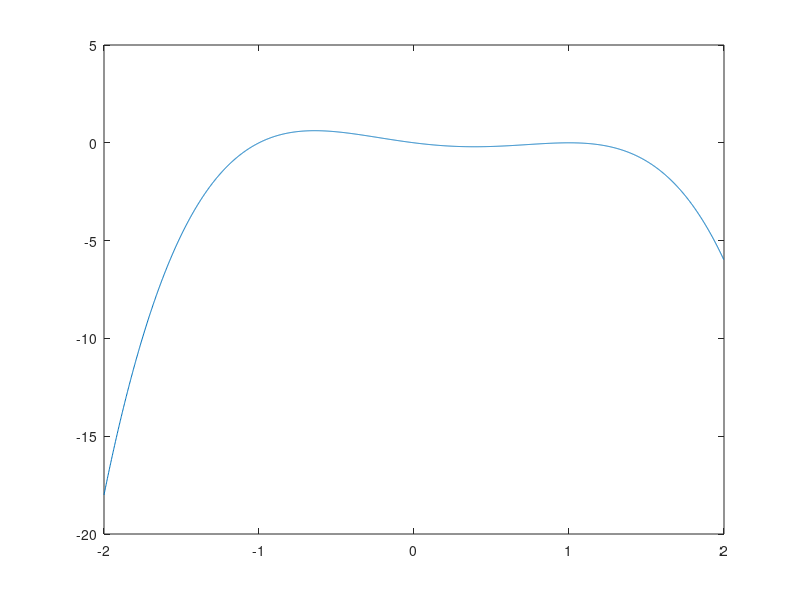

Write MATLAB code to recreate this figure. (Note: this script raises an error after producing the figure.)
%% Phase Line (dx/dt vs. x(t))
clear; close all; clc;

dxdt = @(x) -(x + 1) .* x .* (x - 1).^2;
x = linspace(-2, 2, 2001); x(end) = [];

% Plot
figure
plot(x, dxdt(x))

% Export data
writetable(array2table([x.' dxdt(x).'], 'VariableNames', {'x', 'g'}), 'phase_line_analysis.csv', 'LineEnding', '\n')

%% Solution Curves (x(t) vs. t)
clear; close all; clc;

dxdt = @(t, x) -(x + 1) .* x .* (x - 1).^2;
t = linspace(0, 10, 2001); t(end) = [];

% Select initial values
x0s = [-1.01, -1, -2/3, -1/3, 0, 1/3, 2/3, 1, 1.99];

% Save data [t, x1, x2, ...]
export_data = nan([length(t), length(x0s) + 1]);
export_data(:, 1) = t.';

% Solve ODE numerically
for i = 1:length(x0s)
    [~, x] = ode45(dxdt, t, x0s(i));

    % Up to length(x) in cases of finite-time blow up
    export_data(1:length(x), i+1) = x;
end

% Plot
figure; hold on
for i = 1:length(x0s)
    plot(t, export_data(:, i+1), LineWidth=2)
end
ylim([-2, 2])

% Export data
writetable(array2table(export_data, 'VariableNames', ['t', arrayfun(@(k) sprintf("x%d", k), 1:length(x0s))]), 'solution_curve_analysis.csv', 'LineEnding', '\n')

%% Bifurcation Analysis
%% Phase Line Analysis (dx/dt vs. x(t))
clear; close all; clc;

dxdt = @(x, lambda) lambda .* x + x.^2 - x.^3;
x = linspace(-0.5, 1.5, 2001); x(end) = [];

lambdas = [-1/4 - 0.25,  ... % lambda < -1/4
           -1/4,         ... % lambda = -1/4
           -1/4 + 0.125, ... % -1/4 < lambda < 0
           0,            ... % lambda = 0
           0.25];            % lambda > 0

% Plot
figure; hold on
for lambda = lambdas
    plot(x, dxdt(x, lambda))
end
grid on
xlim([-1/2, 3/2])
ylim([-1/2, 1/2])

% Export data
export_data = cell2mat(arrayfun(@(lambda) dxdt(x, lambda).', lambdas, 'UniformOutput', false));
writetable(array2table([x.' export_data], 'VariableNames', ['x', arrayfun(@(k) sprintf("g%d", k), 1:length(lambdas))]), 'parametrised_phase_line.csv', 'LineEnding', '\n')

%% Solution Curves (x(t) vs. t)
clear; close all; clc;

dxdt = @(t, x, lambda) lambda .* x + x.^2 - x.^3;
t = linspace(0, 50, 2001); t(end) = [];

lambdas = [-1/4 - 0.25,  ... % lambda < -1/4
           -1/4,         ... % lambda = -1/4
           -1/4 + 0.125, ... % -1/4 < lambda < 0
           0,            ... % lambda = 0
           0.25];            % lambda > 0

% Equilibrium points:
xe1 = 0;
xe2 = @(lambda) 1/2 - 1/2 * sqrt(1 + 4*lambda);
xe3 = @(lambda) 1/2 + 1/2 * sqrt(1 + 4*lambda);

% Select initial values
x0cell = {[-0.5, xe1, 0.75, 1.5], ...                                      % lambda < -1/4
          [-0.5, xe1, ...                                                  % lambda = -1/4
           xe1 + 2/3*(xe3(lambdas(2)) - xe1), ...
           xe3(lambdas(2)), 1, 1.5], ...
          [-0.5, xe1, ...                                                  % -1/4 < lambda < 0
           xe1 + 2/3*(xe2(lambdas(3)) - xe1), ...
           xe2(lambdas(3)), ...
           xe2(lambdas(3)) + 1/3*(xe3(lambdas(3)) - xe2(lambdas(3))), ...
           xe2(lambdas(3)) + 2/3*(xe3(lambdas(3)) - xe2(lambdas(3))), ...
           xe3(lambdas(3)), 1.5], ...
          [-0.5, xe1, ...                                                  % lambda = 0
           xe1 + 1/3*(xe3(lambdas(4)) - xe1), ...
           xe1 + 2/3*(xe3(lambdas(4)) - xe1), ...
           xe3(lambdas(4)), 1.5], ...
          [-0.5, xe2(lambdas(5)), ...                                      % lambda > 0
           xe2(lambdas(5)) + (xe1 - xe2(lambdas(5)))/2, ...
           xe1, ...
           xe1 + 1/3*(xe3(lambdas(5)) - xe1), ...
           xe1 + 2/3*(xe3(lambdas(5)) - xe1), ...
           xe3(lambdas(5)), 1.5]};

% Plot
% for j = 1:length(lambdas)
%     lambda = lambdas(j);
%     x0s = x0cell{j};
% 
%     figure; hold on
%     for i = 1:length(x0s)
%         [~, x] = ode45(@(t, x) dxdt(t, x, lambda), t, x0s(i));
%         plot(t, x, LineWidth=2)
%     end
%     ylim([-0.5, 1.5])
% end

%% Bifurcation Diagram (x(t) vs. lambda)
clear; close all; clc;

dxdt = @(x, lambda) lambda .* x + x.^2 - x.^3;
dxdtdx = @(x, lambda) lambda + 2*x - 3*x.^2; % d/dx [dx/dt]

% Graph may be multivalued so consider the entire space of points
l = linspace(-1, 1, 2001); l(end) = []; x = linspace(-2, 2, 2001); x(end) = [];
[L, X] = meshgrid(l, x);

% Find regions of stability
% Stable: d/dx [dx/dt] < 0
stable = dxdt(X, L);
stable(dxdtdx(X, L) > 0) = nan;
% Unstable: d/dx [dx/dt] > 0
unstable = dxdt(X, L);
unstable(dxdtdx(X, L) < 0) = nan;

% Find contours
stable_segments = extract_contour_segments(contourc(l, x, stable, [0, 0]));
unstable_segments = extract_contour_segments(contourc(l, x, unstable, [0, 0]));

% Plot
figure
hold on
for i = 1:length(stable_segments) % Stable
    plot(stable_segments{i}(1, :), stable_segments{i}(2, :), 'k', LineWidth=1.5)
end
for i = 1:length(unstable_segments) % Unstable
    plot(unstable_segments{i}(1, :), unstable_segments{i}(2, :), 'k--', LineWidth=1.5)
end

% Combine segments
stable_all = [];
for k = 1:length(stable_segments)
    seg = stable_segments{k}';
    stable_all = [stable_all; seg; nan nan];
end
unstable_all = [];
for k = 1:length(unstable_segments)
    seg = unstable_segments{k}';
    unstable_all = [unstable_all; seg; nan nan];
end

figure
hold on
plot(stable_all(:, 1), stable_all(:, 2), 'k', LineWidth=1.5)
plot(unstable_all(:, 1), unstable_all(:, 2), 'k--', LineWidth=1.5)

% Export data
writetable(array2table(stable_all, 'VariableNames', {'x', 'y'}), 'bifurcation_stable.csv', 'LineEnding', '\n')
writetable(array2table(unstable_all, 'VariableNames', {'x', 'y'}), 'bifurcation_unstable.csv', 'LineEnding', '\n')

function [segments] = extract_contour_segments(C)
    segments = {};
    i = 1;
    while i < size(C, 2)
        n = C(2, i);
        segments{end+1} = C(:, i+1:i+n);
        i = i + n + 1;
    end
end
